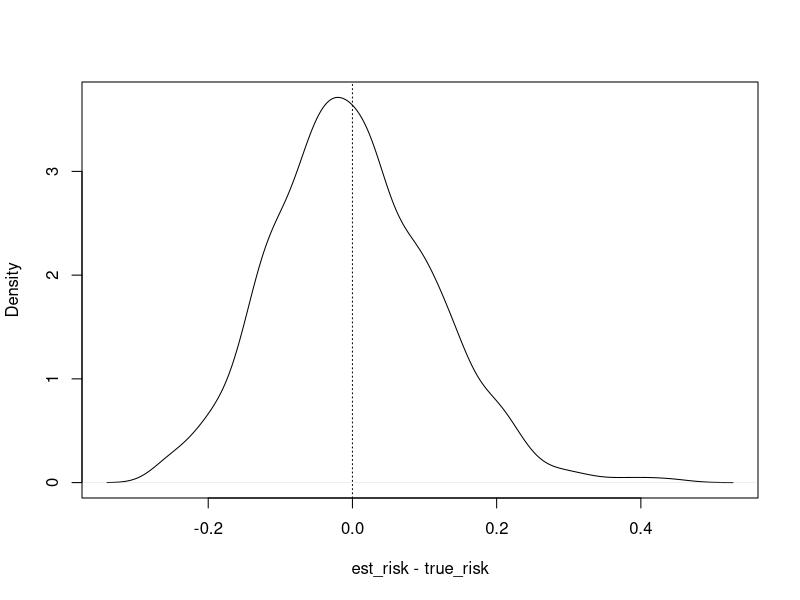
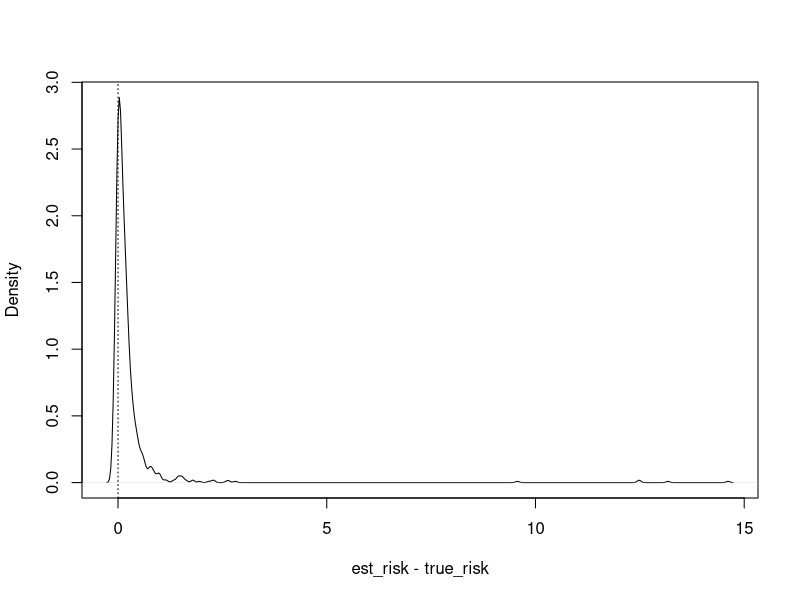

Write the R code that produced these figures, in order. (Note: a time limit stopped this script after it produced the figures.)
## ---- chunk 1
toy_data <- function(n, seed = NULL) {
set.seed(seed)
x <- matrix(rnorm(8 * n), ncol = 8)
z <- 0.4 * x[,1] - 0.5 * x[,2] + 1.75 * x[,3] - 0.2 * x[,4] + x[,5]
y <- runif(n) > 1 / (1 + exp(-z))
return (data.frame(x = x, y = y))
}
log_loss <- function(y, p) {
-(y * log(p) + (1 - y) * log(1 - p))
}
## ---- chunk 2
df_dgp <- toy_data(100000, 0)
options(digits=4)
## ---- chunk 3
toy_50 <- toy_data(50, 0)
h <- glm(y~., data = toy_50, family= "binomial")

predicted <- predict(h, newdata = df_dgp[,-9], type="response")
y_true <- df_dgp$y

true_risk_proxy <- mean(log_loss(y_true, predicted))
cat('True risk proxy:', true_risk_proxy)

if (sd(log_loss(y_true, predicted)) > 1.5) {
  cat('Standard deviation of observations:', sd(log_loss(y_true, predicted)))
}
## ---- chunk 4
st_error <- c()
contains_true <- c()
differences <- c()

for (i in 1:1000) {
  toy <- toy_data(50, i^2)

  y_pred <- predict(h, newdata = toy[,-9], type="response")
  y_true_toy <- toy$y

  loss <- log_loss(y_true_toy, y_pred)

  risk_est <- mean(loss)
  std <- sd(loss) / sqrt(50)
  st_error <- c(st_error, std)

  ct <- abs(true_risk_proxy - risk_est) < 2 * std
  contains_true <- c(contains_true, ct)

  differences <- c(differences, risk_est - true_risk_proxy)
}

cat('Percentage of CI containing true risk proxy:', mean(contains_true)*100)
cat('Mean difference:', mean(differences))

y_0505 <- rep(0.5, 100000)
cat('0.5-0.5 baseline true risk:', mean(log_loss(y_true, y_0505)))

cat('Median standard error:', median(st_error))
## ---- chunk 5
plot(density(differences), main='', xlab='est_risk - true_risk') + abline(v=0, lty=3)
## ---- chunk 6

differences <- c()

for (i in 1:50) {
  toy1 <- toy_data(50, i^2-3000)
  toy2 <- toy_data(50, i^2+3000)

  h1 <- glm(y~., data = toy1, family= "binomial")
  h2 <- glm(y~., data = rbind(toy1, toy2), family= "binomial")

  y_pred1 <- predict(h1, newdata = df_dgp[,-9], type="response")
  y_pred2 <- predict(h2, newdata = df_dgp[,-9], type="response")

  loss1 <- log_loss(y_true, y_pred1)
  loss2 <- log_loss(y_true, y_pred2)

  differences <- c(differences, mean(loss1) - mean(loss2))
}

summary(differences)
## ---- chunk 7

toy <- toy_data(100, 0)

h0 <- glm(y~., data = toy, family= "binomial")
loss0 <- log_loss(y_true, predict(h0, newdata = df_dgp[,-9], type="response"))
trp <- mean(loss0)

if (sd(loss0) > 1.5) {
  cat('True risk could be estimated badly, since standard error is bigger then 1: ', sd(loss0))
}

ci_contains_true <- c()
differences <- c()
st_error <- c()

set.seed(0)
for (i in 1:1000) {
  sample <- sample.int(n = 100, size = 50, replace = F)
  train <- toy[sample, ]
  test  <- toy[-sample, ]

  h <- glm(y~., data = train, family = "binomial")

  y_pred <- predict(h, newdata = test[,-9], type="response")
  loss <- log_loss(test$y, y_pred)
  tr_estimate <- mean(loss)
  tr_std <- sd(loss) / sqrt(length(loss))

  true_risk_h0_in_ci <- abs(trp - tr_estimate) < 2 * tr_std
  ci_contains_true <- c(ci_contains_true, true_risk_h0_in_ci)

  differences <- c(differences, tr_estimate - trp)
  st_error <- c(st_error, tr_std)
}

cat('True risk proxy of h0:', trp)
cat('Percentage of CI containing true risk proxy:', mean(ci_contains_true))
cat('Mean difference:', mean(differences))
cat('Median standard error:', median(st_error))

## ---- chunk 8
plot(density(differences), main='', xlab='est_risk - true_risk') + abline(v=0, lty=3)
## ---- chunk 9
cross_validation <- function(k, data) {
  n <- nrow(data)
  sample <- sample.int(n = n, size = n, replace = F)
  all_losses <- rep(Inf, n)
  for (i in 1:k) {
    if (k==n) {
      idx <- i
    } else {
      start <- (i-1)/k * n + 1
      end <- i/k*n
      idx <- sample[start:end]
    }
    test <- data[idx, ]
    train  <- toy[-idx, ]
    hcv <- glm(y~., data = train, family= "binomial")
    loss <- log_loss(test$y, predict(hcv, newdata = test[,-9], type="response"))
    all_losses[idx] <- loss
  }
  return (all_losses)
}

fold_2_difference <- c()
fold_2_std <- c()
fold_2_ci_contains_true <- c()

fold_4_difference <- c()
fold_4_std <- c()
fold_4_ci_contains_true <- c()

fold_10_difference <- c()
fold_10_std <- c()
fold_10_ci_contains_true <- c()

fold_2010_difference <- c()
fold_2010_std <- c()
fold_2010_ci_contains_true <- c()

loocv_difference <- c()
loocv_std <- c()
loocv_ci_contains_true <- c()

for (i in 1:500) {
  toy <- toy_data(100, i^2)

  h0 <- glm(y~., data = toy, family= "binomial")
  loss0 <- log_loss(y_true, predict(h0, newdata = df_dgp[,-9], type="response"))
  trp <- mean(loss0)

  if (sd(loss0) > 1.5) {
    cat('True risk could be estimated badly, since standard error is bigger then 1: ', sd(loss0))
  }

  # 2-fold CV
  losses <- cross_validation(2, toy)
  est <- mean(losses)
  std <- sd(losses) / sqrt(length(losses))
  fold_2_difference <- c(fold_2_difference, est - trp)
  fold_2_std <- c(fold_2_std, std)
  fold_2_ci_contains_true <- c(fold_2_ci_contains_true, abs(est - trp) < 2*std)

  # 4-fold CV
  losses <- cross_validation(4, toy)
  est <- mean(losses)
  std <- sd(losses) / sqrt(length(losses))
  fold_4_difference <- c(fold_4_difference, est - trp)
  fold_4_std <- c(fold_4_std, std)
  fold_4_ci_contains_true <- c(fold_4_ci_contains_true, abs(est - trp) < 2*std)

  # 10-fold CV
  losses <- cross_validation(10, toy)
  est <- mean(losses)
  std <- sd(losses) / sqrt(length(losses))
  fold_10_difference <- c(fold_10_difference, est - trp)
  fold_10_std <- c(fold_10_std, std)
  fold_10_ci_contains_true <- c(fold_10_ci_contains_true, abs(est - trp) < 2*std)

  # 20 times repeated 10-fold CV
  losses <- rep(0, 10)
  for (i in 1:20) {
    losses <- losses + cross_validation(10, toy)
  }
  losses <- losses / 20
  est <- mean(losses)
  std <- sd(losses) / sqrt(length(losses))
  fold_2010_difference <- c(fold_2010_difference, est - trp)
  fold_2010_std <- c(fold_2010_std, std)
  fold_2010_ci_contains_true <- c(fold_2010_ci_contains_true, abs(est - trp) < 2*std)

  # LOOCV
  losses <- cross_validation(100, toy)
  est <- mean(losses)
  std <- sd(losses) / sqrt(length(losses))
  loocv_difference <- c(loocv_difference, est - trp)
  loocv_std <- c(loocv_std, std)
  loocv_ci_contains_true <- c(loocv_ci_contains_true, abs(est - trp) < 2*std)


}

## ---- chunk 10
par(mfrow=c(2,3))
plot(density(fold_2_difference), xlab='est_risk - true_risk', main='2-fold CV', xlim=c(-0.5, 3), ylim=c(-0.5, 5))
plot(density(fold_4_difference), xlab='est_risk - true_risk', main='4-fold CV', xlim=c(-0.5, 3), ylim=c(-0.5, 5))
plot(density(fold_10_difference), xlab='est_risk - true_risk', main='10-fold CV', xlim=c(-0.5, 3), ylim=c(-0.5, 5))
plot(density(fold_2010_difference), xlab='est_risk - true_risk', main='Repeated 10-fold CV', xlim=c(-0.5, 3), ylim=c(-0.5, 5))
plot(density(loocv_difference), xlab='est_risk - true_risk', main='LOOCV', xlim=c(-0.5, 3), ylim=c(-0.5, 5))
## ---- chunk 11
print('2-fold CV:')
cat('Percentage of CI containing true risk proxy:', mean(fold_2_ci_contains_true))
cat('Mean difference:', mean(fold_2_difference))
cat('Median standard error:', median(fold_2_std))

print('4-fold CV:')
cat('Percentage of CI containing true risk proxy:', mean(fold_4_ci_contains_true))
cat('Mean difference:', mean(fold_4_difference))
cat('Median standard error:', median(fold_4_std))

print('10-fold CV:')
cat('Percentage of CI containing true risk proxy:', mean(fold_10_ci_contains_true))
cat('Mean difference:', mean(fold_10_difference))
cat('Median standard error:', median(fold_10_std))

print('Repeated 10-fold CV:')
cat('Percentage of CI containing true risk proxy:', mean(fold_2010_ci_contains_true))
cat('Mean difference:', mean(fold_2010_difference))
cat('Median standard error:', median(fold_2010_std))

print('LOOCV:')
cat('Percentage of CI containing true risk proxy:', mean(loocv_ci_contains_true))
cat('Mean difference:', mean(loocv_difference))
cat('Median standard error:', median(loocv_std))

## ---- chunk 12

different_data <- function(n, seed = NULL) {
set.seed(seed)
x <- matrix(rnorm(8 * n), ncol = 8)
z <- x[,1]
y <- runif(n) > 1 / (1 + exp(-z))
return (data.frame(x = x, y = y))
}

df_different <- different_data(100000, 0)

fold_2_difference <- c()
fold_2_std <- c()
fold_2_ci_contains_true <- c()

fold_4_difference <- c()
fold_4_std <- c()
fold_4_ci_contains_true <- c()

fold_10_difference <- c()
fold_10_std <- c()
fold_10_ci_contains_true <- c()

fold_2010_difference <- c()
fold_2010_std <- c()
fold_2010_ci_contains_true <- c()

loocv_difference <- c()
loocv_std <- c()
loocv_ci_contains_true <- c()

for (i in 1:5) {
  toy <- different_data(100, i^2)

  h0 <- glm(y~., data = toy, family= "binomial")
  loss0 <- log_loss(y_true, predict(h0, newdata = df_different[,-9], type="response"))
  trp <- mean(loss0)

  # 2-fold CV
  losses <- cross_validation(2, toy)
  est <- mean(losses)
  std <- sd(losses) / sqrt(length(losses))
  fold_2_difference <- c(fold_2_difference, est - trp)
  fold_2_std <- c(fold_2_std, std)
  fold_2_ci_contains_true <- c(fold_2_ci_contains_true, abs(est - trp) < 2*std)

  # 4-fold CV
  losses <- cross_validation(4, toy)
  est <- mean(losses)
  std <- sd(losses) / sqrt(length(losses))
  fold_4_difference <- c(fold_4_difference, est - trp)
  fold_4_std <- c(fold_4_std, std)
  fold_4_ci_contains_true <- c(fold_4_ci_contains_true, abs(est - trp) < 2*std)

  # 10-fold CV
  losses <- cross_validation(10, toy)
  est <- mean(losses)
  std <- sd(losses) / sqrt(length(losses))
  fold_10_difference <- c(fold_10_difference, est - trp)
  fold_10_std <- c(fold_10_std, std)
  fold_10_ci_contains_true <- c(fold_10_ci_contains_true, abs(est - trp) < 2*std)

  # 20 times repeated 10-fold CV
  losses <- rep(0, 100)
  for (i in 1:20) {
    losses <- losses + cross_validation(10, toy)
  }
  losses <- losses / 20
  est <- mean(losses)
  std <- sd(losses) / sqrt(length(losses))
  fold_2010_difference <- c(fold_2010_difference, est - trp)
  fold_2010_std <- c(fold_2010_std, std)
  fold_2010_ci_contains_true <- c(fold_2010_ci_contains_true, abs(est - trp) < 2*std)

  # LOOCV
  losses <- cross_validation(10, toy)
  est <- mean(losses)
  std <- sd(losses) / sqrt(length(losses))
  loocv_difference <- c(loocv_difference, est - trp)
  loocv_std <- c(loocv_std, std)
  loocv_ci_contains_true <- c(loocv_ci_contains_true, abs(est - trp) < 2*std)


}

print('2-fold CV:')
cat('Percentage of CI containing true risk proxy:', mean(fold_2_ci_contains_true))
cat('Mean difference:', mean(fold_2_difference))
cat('Median standard error:', median(fold_2_std))

print('4-fold CV:')
cat('Percentage of CI containing true risk proxy:', mean(fold_4_ci_contains_true))
cat('Mean difference:', mean(fold_4_difference))
cat('Median standard error:', median(fold_4_std))

print('10-fold CV:')
cat('Percentage of CI containing true risk proxy:', mean(fold_10_ci_contains_true))
cat('Mean difference:', mean(fold_10_difference))
cat('Median standard error:', median(fold_10_std))

print('Repeated 10-fold CV:')
cat('Percentage of CI containing true risk proxy:', mean(fold_2010_ci_contains_true))
cat('Mean difference:', mean(fold_2010_difference))
cat('Median standard error:', median(fold_2010_std))

print('LOOCV:')
cat('Percentage of CI containing true risk proxy:', mean(loocv_ci_contains_true))
cat('Mean difference:', mean(loocv_difference))
cat('Median standard error:', median(loocv_std))
